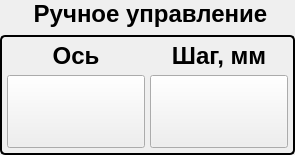
         <widget class="QGroupBox" name="ManualControlBox">
          <property name="geometry">
           <rect>
            <x>460</x>
            <y>320</y>
            <width>295</width>
            <height>155</height>
           </rect>
          </property>
          <property name="font">
           <font>
            <pointsize>18</pointsize>
            <bold>true</bold>
           </font>
          </property>
          <property name="styleSheet">
           <string notr="true">QGroupBox {
    border: 2px solid #000000; /* 3px — толщина линии, solid — сплошная, дальше цвет */
    border-radius: 5px;       /* Скругление углов (можно убрать) */
    margin-top: 35px;         /* Отступ сверху, чтобы рамка не пересекала текст */
}
QGroupBox::title {
    subcontrol-origin: margin;
    subcontrol-position: top center; /* Позиция текста: слева (можно top center) */
    padding: 0 5px;                /* Отступы слева/справа от текста */
}</string>
          </property>
          <property name="title">
           <string>Ручное управление</string>
          </property>
          <property name="alignment">
           <set>Qt::AlignmentFlag::AlignCenter</set>
          </property>
          <property name="flat">
           <bool>false</bool>
          </property>
          <property name="checkable">
           <bool>false</bool>
          </property>
          <layout class="QHBoxLayout" name="horizontalLayout_2">
           <property name="spacing">
            <number>5</number>
           </property>
           <property name="leftMargin">
            <number>5</number>
           </property>
           <property name="topMargin">
            <number>5</number>
           </property>
           <property name="rightMargin">
            <number>5</number>
           </property>
           <property name="bottomMargin">
            <number>5</number>
           </property>
           <item>
            <layout class="QGridLayout" name="gridLayout_2">
             <property name="spacing">
              <number>5</number>
             </property>
             <item row="2" column="0">
              <widget class="QLabel" name="label_5">
               <property name="sizePolicy">
                <sizepolicy hsizetype="Minimum" vsizetype="Preferred">
                 <horstretch>0</horstretch>
                 <verstretch>0</verstretch>
                </sizepolicy>
               </property>
               <property name="minimumSize">
                <size>
                 <width>120</width>
                 <height>0</height>
                </size>
               </property>
               <property name="font">
                <font>
                 <pointsize>18</pointsize>
                 <bold>true</bold>
                </font>
               </property>
               <property name="layoutDirection">
                <enum>Qt::LayoutDirection::LeftToRight</enum>
               </property>
               <property name="text">
                <string>Ось</string>
               </property>
               <property name="alignment">
                <set>Qt::AlignmentFlag::AlignCenter</set>
               </property>
              </widget>
             </item>
             <item row="3" column="0">
              <widget class="MultiStateButton" name="manualAxisSelect">
               <property name="sizePolicy">
                <sizepolicy hsizetype="Minimum" vsizetype="Expanding">
                 <horstretch>0</horstretch>
                 <verstretch>0</verstretch>
                </sizepolicy>
               </property>
               <property name="font">
                <font>
                 <pointsize>22</pointsize>
                 <bold>true</bold>
                </font>
               </property>
               <property name="focusPolicy">
                <enum>Qt::FocusPolicy::NoFocus</enum>
               </property>
               <property name="stateCount" stdset="0">
                <number>3</number>
               </property>
               <property name="currentState" stdset="0">
                <number>0</number>
               </property>
               <property name="stateIconPaths" stdset="0">
                <stringlist/>
               </property>
               <property name="stateTexts" stdset="0">
                <stringlist>
                 <string>Y</string>
                 <string>X</string>
                 <string>A</string>
                </stringlist>
               </property>
               <property name="readAddress" stdset="0">
                <string>D20</string>
               </property>
               <property name="writeAddress" stdset="0">
                <string>D20</string>
               </property>
               <property name="format" stdset="0">
                <string>UWord</string>
               </property>
              </widget>
             </item>
             <item row="2" column="2">
              <widget class="QLabel" name="label_4">
               <property name="sizePolicy">
                <sizepolicy hsizetype="Minimum" vsizetype="Preferred">
                 <horstretch>0</horstretch>
                 <verstretch>0</verstretch>
                </sizepolicy>
               </property>
               <property name="minimumSize">
                <size>
                 <width>120</width>
                 <height>0</height>
                </size>
               </property>
               <property name="font">
                <font>
                 <pointsize>18</pointsize>
                 <bold>true</bold>
                </font>
               </property>
               <property name="text">
                <string>Шаг, мм</string>
               </property>
               <property name="alignment">
                <set>Qt::AlignmentFlag::AlignCenter</set>
               </property>
              </widget>
             </item>
             <item row="3" column="2">
              <widget class="MultiStateButton" name="manualStep">
               <property name="sizePolicy">
                <sizepolicy hsizetype="Minimum" vsizetype="Expanding">
                 <horstretch>0</horstretch>
                 <verstretch>0</verstretch>
                </sizepolicy>
               </property>
               <property name="font">
                <font>
                 <pointsize>22</pointsize>
                 <bold>true</bold>
                </font>
               </property>
               <property name="focusPolicy">
                <enum>Qt::FocusPolicy::NoFocus</enum>
               </property>
               <property name="stateCount" stdset="0">
                <number>2</number>
               </property>
               <property name="currentState" stdset="0">
                <number>0</number>
               </property>
               <property name="stateIconPaths" stdset="0">
                <stringlist>
                 <string></string>
                 <string></string>
                 <string></string>
                </stringlist>
               </property>
               <property name="stateTexts" stdset="0">
                <stringlist>
                 <string>0,01</string>
                 <string>0,05</string>
                </stringlist>
               </property>
               <property name="readAddress" stdset="0">
                <string>D21</string>
               </property>
               <property name="writeAddress" stdset="0">
                <string>D21</string>
               </property>
               <property name="format" stdset="0">
                <string>UWord</string>
               </property>
              </widget>
             </item>
            </layout>
           </item>
          </layout>
         </widget>
